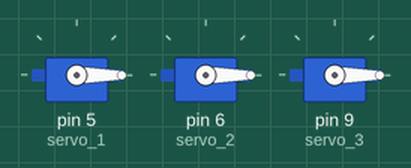
The sketch below on a simulated Arduino Uno, built with avr-gcc and run on an emulated ATmega328P. Parts: 3 × servo.

Above: at 0.05 s.
At 3.0 s:
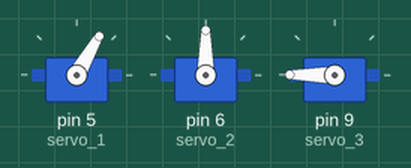
Timing chart, 0 to 6.9 s (numbered marks = the images above):
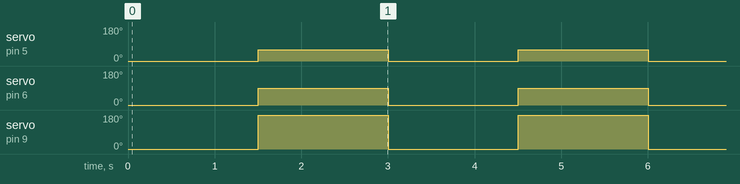

Measured:
- by itself, servo on pin 5 (servo_1): alternates 60° for 1.5 s and 0° for 1.5 s
- by itself, servo on pin 6 (servo_2): alternates 90° for 1.5 s and 0° for 1.5 s
- by itself, servo on pin 9 (servo_3): alternates 180° for 1.5 s and 0° for 1.5 s

The sketch:

roboticArm_auto.ino
```cpp
// Include the Servo Motor library
#include <Servo.h>

// Initialized the robotic arm joints (servo motors)
Servo servo_1;
Servo servo_2;
Servo servo_3;

void setup() {
  // Attached the joints (servo motors) to PWM pins
  servo_1.attach(5);
  servo_2.attach(6);
  servo_3.attach(9);
}

void loop() {
  // Move all servos to their starting position
  servo_1.write(0);  // set to angle 0
  servo_2.write(0);  // set to angle 0
  servo_3.write(0);  // set to angle 0
  delay(1500);

  // Move servos to a different position
  servo_1.write(60);  // set to angle 60
  servo_2.write(90);  // set to angle 90
  servo_3.write(180);  // set to angle 180
  delay(1500);
}
```
